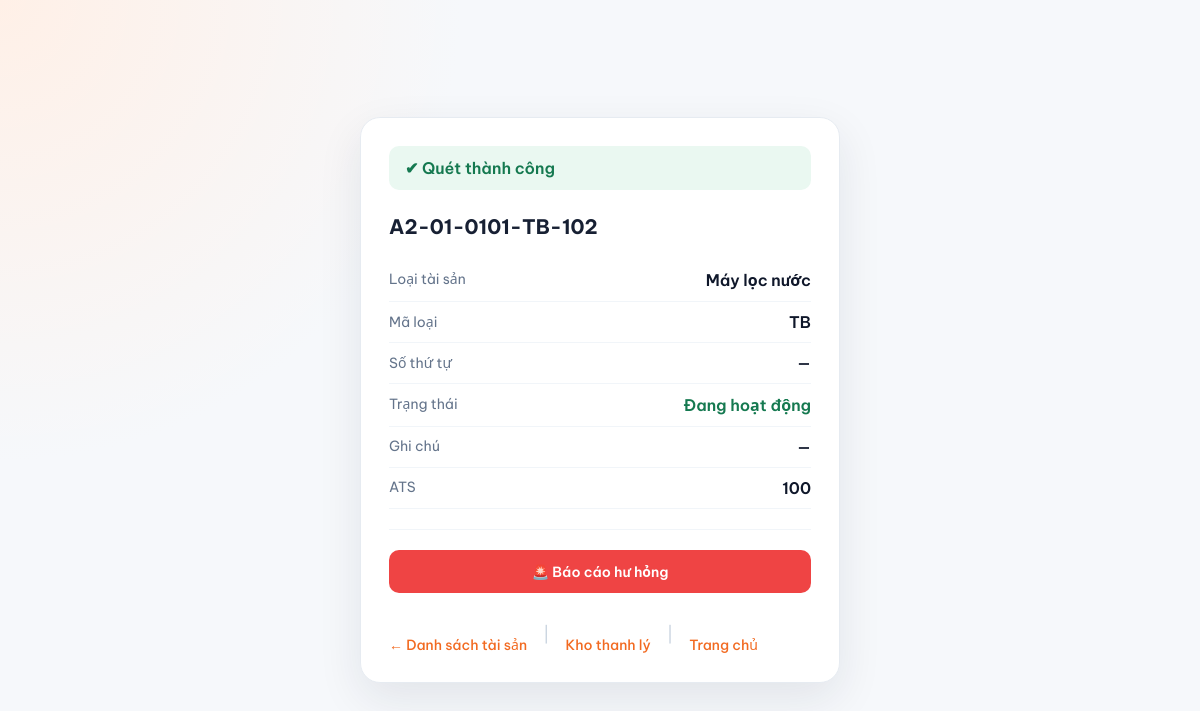
Screenshot of /asset/A2-01-0101-TB-102 (signed in) with the database file from the repository.
### tables this page shows
CREATE TABLE assets (
        ID_assets TEXT PRIMARY KEY,
        Auditorium TEXT DEFAULT '',
        Floor TEXT DEFAULT '',
        Room TEXT DEFAULT '',
        Type_asset TEXT NOT NULL,
        Id_type TEXT DEFAULT '',
        Ordinal_number TEXT DEFAULT '',
        Notes TEXT DEFAULT '',
        Description TEXT DEFAULT '',
        Year INTEGER DEFAULT 2024,
        Origin TEXT DEFAULT 'Việt Nam',
        Status TEXT DEFAULT 'Đang hoạt động',
        ATS INTEGER DEFAULT 100,
        is_deleted INTEGER DEFAULT 0,
        deleted_at TEXT,
        deleted_by TEXT,
        created_at TEXT
    );

### app.py (the view)
        def decorated(*args, **kwargs):
            if "username" not in session:
                return redirect("/login")
            if session.get("role") not in roles:
                return render_template("no_permission.html"), 403
            return func(*args, **kwargs)

### app.py (called while the page is built)
def get_db():
    conn = sqlite3.connect(DB_PATH)
    conn.row_factory = sqlite3.Row
    return conn

@app.before_request
def expire_login_session():
    if "username" not in session:
        return None
    if (session.get("role") or "").strip().lower() != "user":
        return None
    login_at = session.get("login_at")
    if not isinstance(login_at, (int, float)) or (time.time() - login_at >= 5 * 60):
        session.clear()
        if request.endpoint == "api_asset":
            return {"status": "error", "message": "Phiên đăng nhập đã hết hạn sau 5 phút."}, 401
        return redirect(url_for("login", next=request.path))
    return None

def require_role(roles):
    def wrapper(func):
        def decorated(*args, **kwargs):
            if "username" not in session:
                return redirect("/login")
            if session.get("role") not in roles:
                return render_template("no_permission.html"), 403
            return func(*args, **kwargs)
        decorated.__name__ = func.__name__
        return decorated
    return wrapper

### templates/asset.html (shortened to what this page needs)
<!DOCTYPE html>
<html lang="vi">
<head>
<link rel="stylesheet" href="{{ url_for('static', filename='app.css') }}">
</head>
<body>
{% if asset %}
{% set ats = asset.get("ATS",100)|int %}
<div class="container">
<div class="card">
{% if asset.is_deleted %}
<div class="danger-banner">
⊘ Tài sản đã thanh lý ({{ asset.Status }})
</div>
{% else %}
<div class="success-banner">
✔ Quét thành công
</div>
{% endif %}
<div class="asset-id">
{{ asset["ID_assets"] }}
</div>
<div class="info-row">
<span class="label">Loại tài sản</span>
<span class="value">{{ asset["Type_asset"] }}</span>
</div>
<div class="info-row">
<span class="label">Mã loại</span>
<span class="value">{{ asset["Id_type"] or "—" }}</span>
</div>
<div class="info-row">
<span class="label">Số thứ tự</span>
<span class="value">{{ asset["Ordinal_number"] or "—" }}</span>
</div>
<div class="info-row">
<span class="label">Trạng thái</span>
<span class="value" style="color:{% if asset.is_deleted %}#dc2626{% else %}#157950{% endif %}">
{{ asset["Status"] or "Đang hoạt động" }}
</span>
</div>
<div class="info-row">
<span class="label">Ghi chú</span>
<span class="value">{{ asset["Notes"] or "—" }}</span>
</div>
<div class="info-row">
<span class="label">ATS</span>
<span class="value">{{ ats }}</span>
</div>
<hr style="border:none;border-top:1px solid #f1f5f9;margin:20px 0;">
{% if not asset.is_deleted %}
<form action="/report/{{ asset['ID_assets'] }}" method="get">
<button type="submit"
style="width:100%;padding:12px;border:none;border-radius:10px;background:#ef4444;color:white;font-weight:600;cursor:pointer;">
🚨 Báo cáo hư hỏng
</button>
</form>
{% endif %}
<div style="display:flex;gap:16px;align-items:center;margin-top:20px;">
  <a href="/assets" class="back-link">← Danh sách tài sản</a>
  <span style="color:#cbd5e1">|</span>
  <a href="/liquidated-assets" class="back-link">Kho thanh lý</a>
  <span style="color:#cbd5e1">|</span>
  <a href="/" class="back-link">Trang chủ</a>
</div>
</div>
</div>
{% endif %}
</body>
</html>

### static/app.css (style rules this page uses)
:root { --orange:#ee6a24;--orange-light:#fff0e8;--orange-dark:#c84d0d;--ink:#172033;--muted:#718096;--line:#e6ebf1;--paper:#fff;--surface:#f5f7fa;--navy:#172033;--success:#1f9d68;--danger:#e14b4b;--shadow:0 14px 34px rgba(31,43,62,.07) }
* { box-sizing:border-box }
body { margin:0;font-family:"Be Vietnam Pro","Segoe UI",Arial,sans-serif;color:var(--ink);background:var(--surface) }
a { transition:color .2s ease,background .2s ease,transform .2s ease,box-shadow .2s ease }
.card { background:var(--paper);border:1px solid var(--line);padding:30px;border-radius:16px;box-shadow:var(--shadow);animation:rise .45s ease both }
.btn,button { border:0;display:inline-flex;align-items:center;justify-content:center;gap:8px;padding:12px 18px;border-radius:10px;text-decoration:none;font:700 14px "Be Vietnam Pro","Segoe UI",sans-serif;cursor:pointer }
.primary,button,.btn-primary { background:linear-gradient(120deg,var(--orange),#ff914d);color:#fff }
.back,.back-link { display:inline-flex;align-items:center;gap:7px;margin-top:22px;text-decoration:none;color:#55657a;font-weight:700;font-size:14px }
form { display:flex;gap:10px;flex-wrap:wrap }

### templates/asset.html (style rules this page uses)
* { box-sizing:border-box }
body { margin:0; font-family:"Be Vietnam Pro","Segoe UI",Roboto,Arial,sans-serif; background:radial-gradient(circle at 0 0,#fff0e7 0,transparent 32%),#f6f8fb; display:flex; justify-content:center; align-items:center; min-height:100vh }
.container { width:100%; max-width:520px; padding:20px }
.card { background:#fff; border-radius:20px; box-shadow:0 16px 45px rgba(23,32,51,.09); padding:28px }
.success-banner { background:#eaf8f1; color:#157950; padding:12px 16px; border-radius:10px; font-weight:600; margin-bottom:24px; display:flex; align-items:center; gap:8px }
.asset-id { font-size:20px; font-weight:700; margin-bottom:20px; word-break:break-word }
.info-row { display:flex; justify-content:space-between; padding:10px 0; border-bottom:1px solid #f1f5f9 }
.label { color:#64748b; font-size:14px }
.value { font-weight:600; color:#0f172a; text-align:right }
.back-link { display:inline-block; text-decoration:none; color:#f26a21; font-weight:500 }

### rows the page displays
assets: ID_assets "A2-01-0101-TB-102", Type_asset "Máy lọc nước", Id_type "TB", Ordinal_number "—", Status "Đang hoạt động", Notes "—"

### other values shown
{{ ats }} "100"
